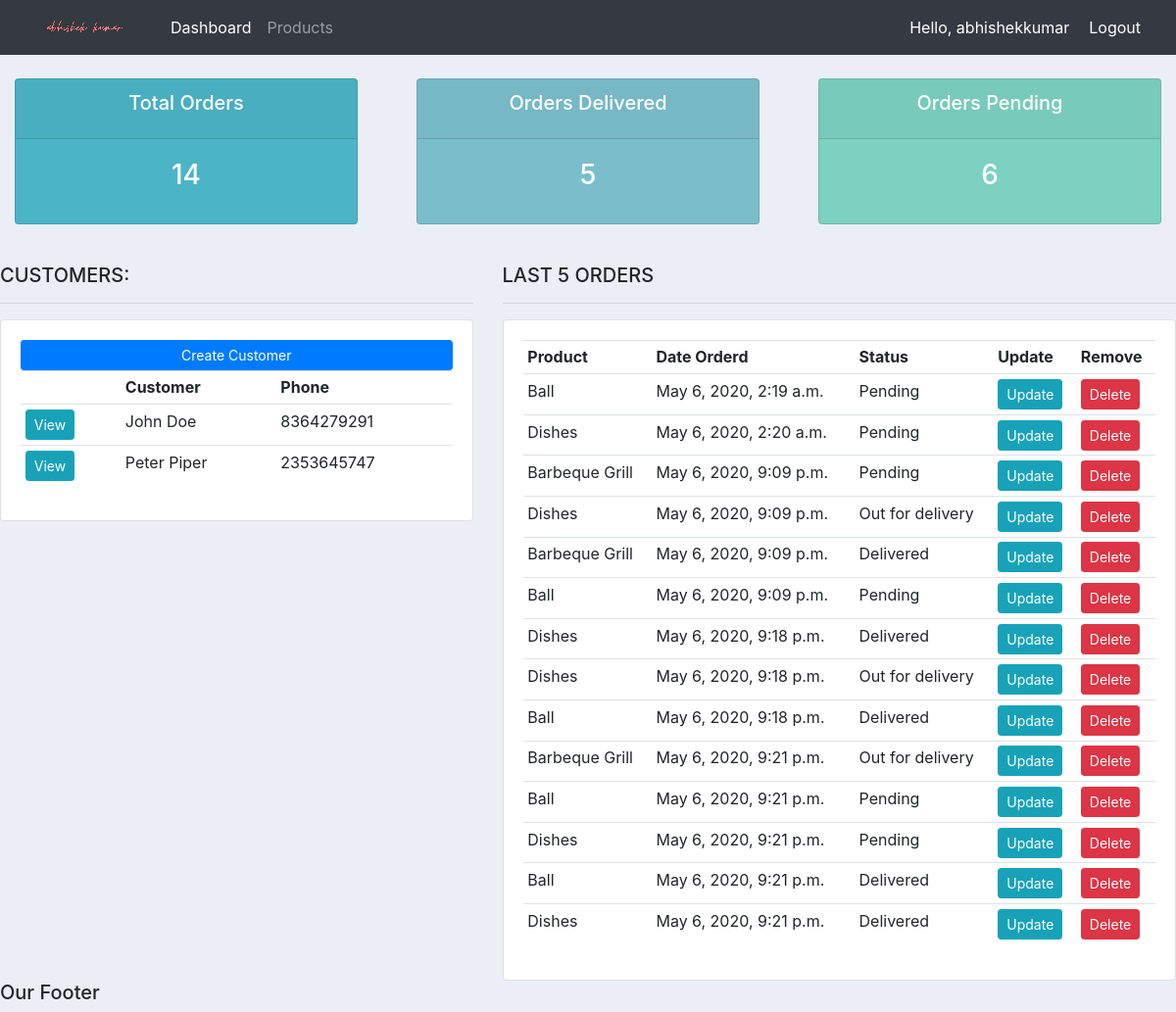
The app's page / (signed in), older data.
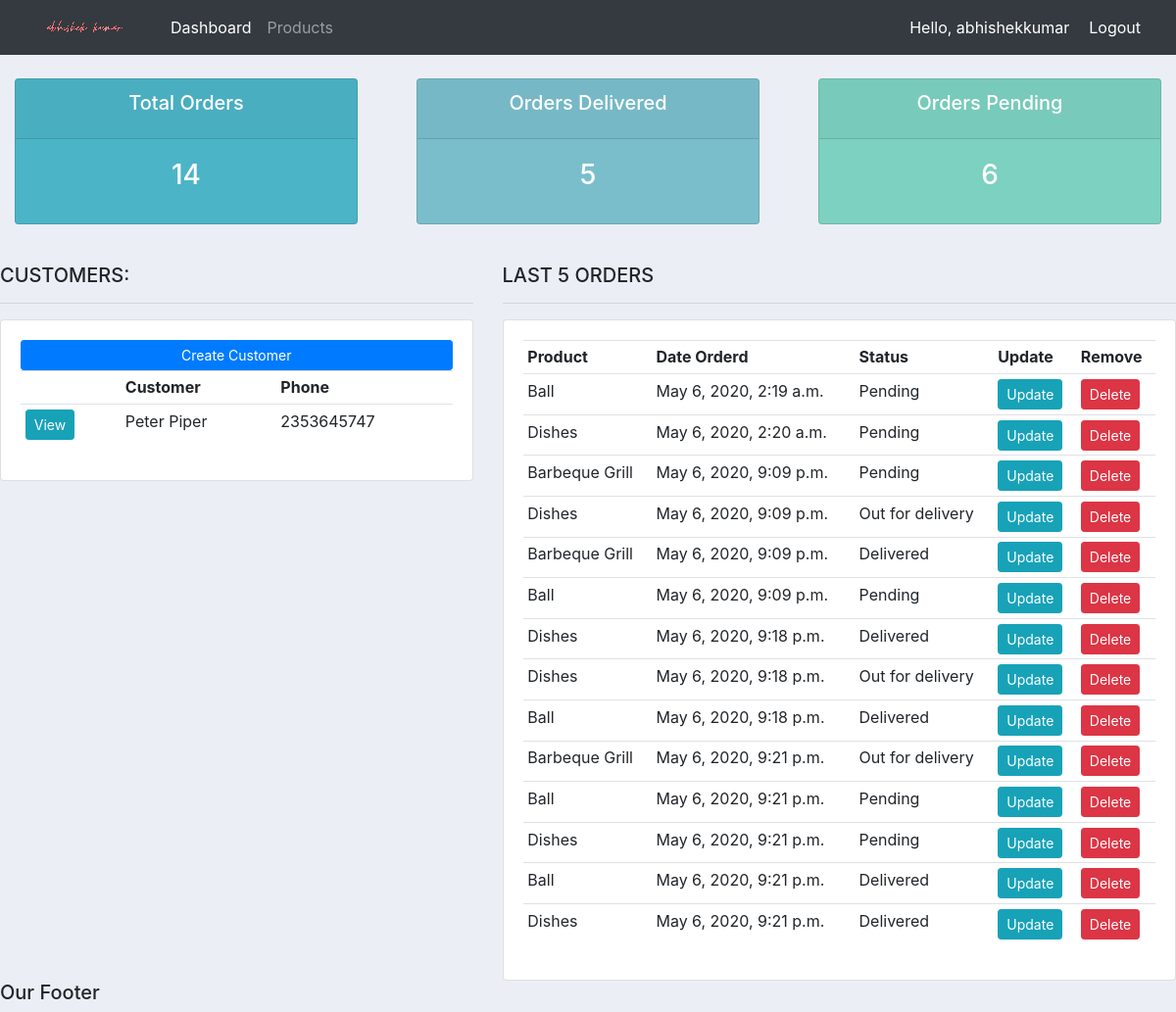
The same page, newer data.
### accounts/models.py (models this page shows, shortened)
class Customer(models.Model):
	user = models.OneToOneField(User, null=True, blank=True, on_delete=models.CASCADE)
	name = models.CharField(max_length=200, null=True)
	phone = models.CharField(max_length=200, null=True)
	email = models.CharField(max_length=200, null=True)
	profile_pic = models.ImageField(default="profile.jpg", null=True, blank=True)
	date_created = models.DateTimeField(auto_now_add=True, null=True)

class Order(models.Model):
	STATUS = (
			('Pending', 'Pending'),
			('Out for delivery', 'Out for delivery'),
			('Delivered', 'Delivered'),
			)
	customer = models.ForeignKey(Customer, null=True, on_delete= models.SET_NULL)
	product = models.ForeignKey(Product, null=True, on_delete= models.SET_NULL)
	date_created = models.DateTimeField(auto_now_add=True, null=True)
	status = models.CharField(max_length=200, null=True, choices=STATUS)
	note = models.CharField(max_length=1000, null=True)

class Product(models.Model):
	CATEGORY = (
			('Indoor', 'Indoor'),
			('Out Door', 'Out Door'),
			)
	name = models.CharField(max_length=200, null=True)
	price = models.FloatField(null=True)
	category = models.CharField(max_length=200, null=True, choices=CATEGORY)
	description = models.CharField(max_length=200, null=True, blank=True)
	date_created = models.DateTimeField(auto_now_add=True, null=True)
	tags = models.ManyToManyField(Tag)
	def __str__(self):
		return self.name

### accounts/decorators.py (the view)
	def wrapper_function(request, *args, **kwargs):
		group = None
		if request.user.groups.exists():
			group = request.user.groups.all()[0].name
		if group == 'customer':
			return redirect('user-page')
		if group == 'admin':
			return view_func(request, *args, **kwargs)

### accounts/views.py (called while the page is built)
@login_required(login_url='login')
@admin_only
def home(request):
	orders = Order.objects.all()
	customers = Customer.objects.all()
	total_customers = customers.count()
	total_orders = orders.count()
	delivered = orders.filter(status='Delivered').count()
	pending = orders.filter(status='Pending').count()
	context = {'orders':orders, 'customers':customers,
	'total_orders':total_orders,'delivered':delivered,
	'pending':pending }
	return render(request, 'accounts/dashboard.html', context)

### accounts/templates/accounts/dashboard.html
{% extends 'accounts/main.html' %}
{% block content %}
{%  include 'accounts/status.html' %}
<br>
<div class="row">
	<div class="col-md-5">
		<h5>CUSTOMERS:</h5>
		<hr>
		<div class="card card-body">
			<a class="btn btn-primary  btn-sm btn-block" href="">Create Customer</a>
			<table class="table table-sm">
				<tr>
					<th></th>
					<th>Customer</th>
					<th>Phone</th>
				</tr>
				{% for customer in customers %}
				<tr>
					<td><a class="btn btn-sm btn-info" href="{% url 'customer' customer.id %}">View</a></td>
					<td>{{customer.name}}</td>
					<td>{{customer.phone}}</td>
				</tr>
			{% endfor %}
			</table>
		</div>
	</div>
	<div class="col-md-7">
		<h5>LAST 5 ORDERS</h5>
		<hr>
		<div class="card card-body">
			<table class="table table-sm">
				<tr>
					<th>Product</th>
					<th>Date Orderd</th>
					<th>Status</th>
					<th>Update</th>
					<th>Remove</th>
				</tr>
				{% for order in orders %}
				<tr>
					<td>{{order.product}}</td>
					<td>{{order.date_created}}</td>
					<td>{{order.status}}</td>
					<td><a class="btn btn-sm btn-info" href="{% url 'update_order' order.id %}">Update</a></td>
					<td><a class="btn btn-sm btn-danger" href="{% url 'delete_order' order.id %}">Delete</a></td>
				</tr>
			{% endfor %}
			</table>
		</div>
	</div>
</div>
{% endblock %}

Row changes from the older to the newer data that the page shows:
removed Customer: name "John Doe", phone "8364279291"
